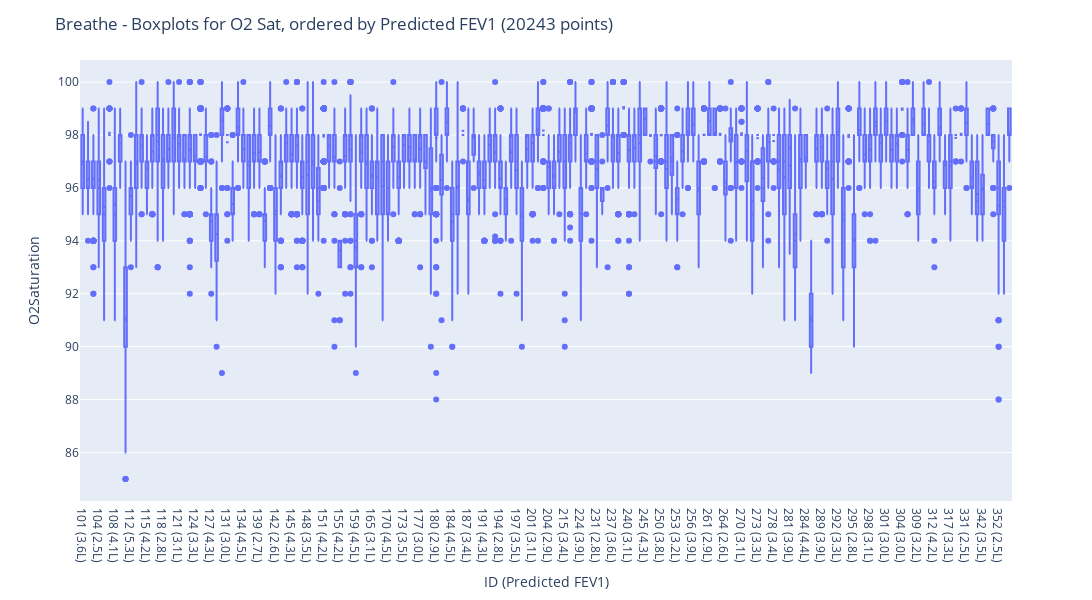

Notebook cell for this chart:
### Markdown cell above
# SpO2 boxplots per individual

### Code cell
# Sort values by ascending FEV1 % Predicted
col = 'FEV1 % Predicted'
col = 'Predicted FEV1'
# col = 'FEV1'

gender = "both"
# gender = "male"
# gender = "female"

if gender == "both":
  df_plot = df
  title_suffix = ""
elif gender == "male":
  df_plot = df[df.Sex == "Male"]
  title_suffix = ", males only"
elif gender == "female":
  df_plot = df[df.Sex == "Female"]
  title_suffix = ", females only"

df = df.sort_values(by=[col if col == 'Predicted FEV1' else f"{col}_avg"])

title = f"Breathe - Boxplots for O2 Sat, ordered by {col} ({df_plot.shape[0]} points{title_suffix})"

fig = px.box(
        df_plot,
        x=f"ID ({col if col == 'Predicted FEV1' else 'avg ' + col})",
        y="O2Saturation",
    )
# Add title
fig.update_layout(title=title)
fig.update_traces(boxmean=True)

# Update fig size
fig.update_layout(height=600, width=3000)
fig.show()
fig.write_image("{}/Factors - {}.pdf".format(plotsdir, title))

### Figure 1 — Plotly figure (JSON) as saved in the notebook; plotly's stock layout.template omitted (floating-point values rounded to 4 significant figures; data arrays with more than 128 entries replaced by an {"elided": "..."} marker saying what was removed)
{"data": [{"alignmentgroup": "True", "boxmean": true, "hovertemplate": "ID (Predicted FEV1)=%{x}<br>O2Saturation=%{y}<extra></extra>", "legendgroup": "", "marker": {"color": "#636efa"}, "name": "", "notched": false, "offsetgroup": "", "orientation": "v", "showlegend": false, "type": "box", "x": {"elided": "20243 str values"}, "x0": " ", "xaxis": "x", "y": {"elided": "20243 float values"}, "y0": " ", "yaxis": "y"}], "layout": {"boxmode": "group", "height": 600, "legend": {"tracegroupgap": 0}, "margin": {"t": 60}, "title": {"text": "Breathe - Boxplots for O2 Sat, ordered by Predicted FEV1 (20243 points)"}, "width": 3000, "xaxis": {"anchor": "y", "domain": [0, 1], "title": {"text": "ID (Predicted FEV1)"}}, "yaxis": {"anchor": "x", "domain": [0, 1], "title": {"text": "O2Saturation"}}}}
